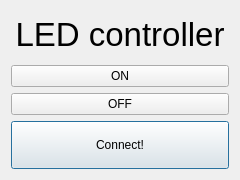
<?xml version="1.0" encoding="UTF-8"?>
<ui version="4.0">
 <class>Dialog</class>
 <widget class="QDialog" name="Dialog">
  <property name="geometry">
   <rect>
    <x>0</x>
    <y>0</y>
    <width>240</width>
    <height>180</height>
   </rect>
  </property>
  <property name="minimumSize">
   <size>
    <width>240</width>
    <height>180</height>
   </size>
  </property>
  <property name="maximumSize">
   <size>
    <width>240</width>
    <height>180</height>
   </size>
  </property>
  <property name="windowTitle">
   <string>Dialog</string>
  </property>
  <layout class="QGridLayout" name="gridLayout">
   <item row="3" column="0">
    <widget class="QPushButton" name="connect_btn">
     <property name="minimumSize">
      <size>
       <width>0</width>
       <height>0</height>
      </size>
     </property>
     <property name="maximumSize">
      <size>
       <width>240</width>
       <height>180</height>
      </size>
     </property>
     <property name="text">
      <string>Connect!</string>
     </property>
     <property name="checkable">
      <bool>true</bool>
     </property>
     <property name="checked">
      <bool>false</bool>
     </property>
    </widget>
   </item>
   <item row="2" column="0">
    <widget class="QPushButton" name="off_btn">
     <property name="text">
      <string>OFF</string>
     </property>
    </widget>
   </item>
   <item row="1" column="0">
    <widget class="QPushButton" name="on_btn">
     <property name="text">
      <string>ON</string>
     </property>
    </widget>
   </item>
   <item row="0" column="0">
    <widget class="QLabel" name="label">
     <property name="font">
      <font>
       <pointsize>25</pointsize>
      </font>
     </property>
     <property name="autoFillBackground">
      <bool>true</bool>
     </property>
     <property name="text">
      <string>&lt;html&gt;&lt;head/&gt;&lt;body&gt;&lt;p align=&quot;center&quot;&gt;LED controller&lt;/p&gt;&lt;/body&gt;&lt;/html&gt;</string>
     </property>
     <property name="scaledContents">
      <bool>true</bool>
     </property>
     <property name="wordWrap">
      <bool>true</bool>
     </property>
    </widget>
   </item>
  </layout>
 </widget>
 <resources/>
 <connections/>
</ui>
